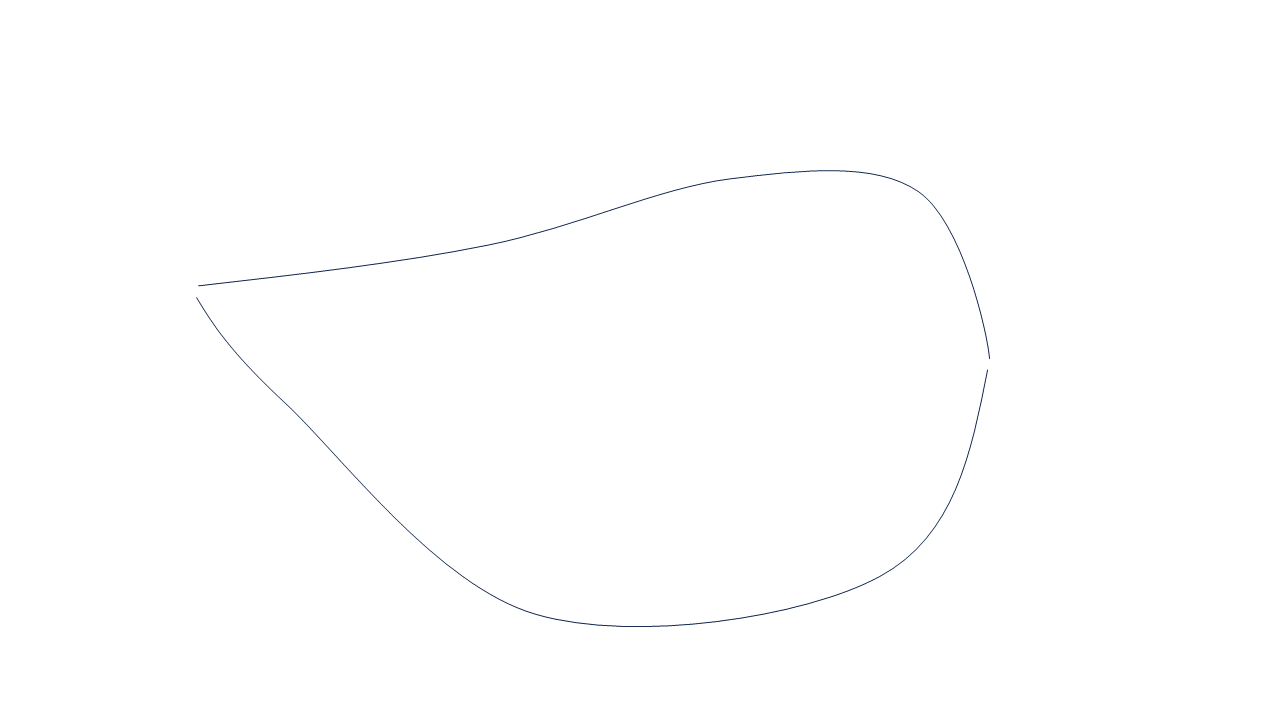
#> input picture smartair/algos/IL/pic2data/data/attack_cone.png, 1280 x 720 px, found by its file name
$ python attack.py   (older library calls are emulated)
#> lines starting #> are read from the running program, lines starting #| are printed output that depends on the picture; after the words box and inside, x2 and y2 are one past the last pixel; in counts of white or black regions, pixels touching at a corner belong together
### smartair/algos/IL/pic2data/method.py
import copy

import cv2
import numpy as np
from os.path import join


def get_line(head_, img_, spanning: int):
    """
    get the head and return a vector sequence
    :param head_:
    :param img_:
    :param spanning:
    :return:
    """
    # reshape
    head_ = head_.reshape(-1)
    line_ = [head_]
    while True:
        # get neighborhood
        up_, left_ = max(head_[0] - spanning, 0), max(head_[1] - spanning, 0)
        down_, right_ = min(head_[0] + spanning, np.shape(img_)[0]) + 1, min(head_[1] + spanning, np.shape(img_)[1]) + 1
        nei = copy.deepcopy(img_[up_:down_, left_:right_])
        relative_l, relative_h = head_[1]-left_, head_[0]-up_
        nei[1:-1, 1:-1] = 0
        non_zero_nei = np.array(np.nonzero(nei)).T
        if np.all(nei == 0):
            # clear history
            img_[up_:down_, left_:right_] = 0
            break
        next_head = np.array(np.mean(non_zero_nei, axis=0), dtype=np.int)
        next_head = next_head.reshape(-1) - np.array([relative_h, relative_l]) + head_
        # clear history
        img_[up_:down_, left_:right_] = 0
        line_.append(next_head)
        head_ = next_head
    return line_, img_

### smartair/algos/IL/pic2data/attack.py
import cv2
import numpy as np
from os.path import join
from method import get_line

path = '/ImitateLearning/create_route_cone/data'
name = 'attack_cone.png'
save_name = 'result_' + name

# hyperparameter
spanning = 4
axis_min = 1  # 0->x 1->y
# read png
img = cv2.imread(join(path, name), 0)
#> img: shape (720, 1280); min 46, max 255, mean 254.6
# inverse
img = 255 - img
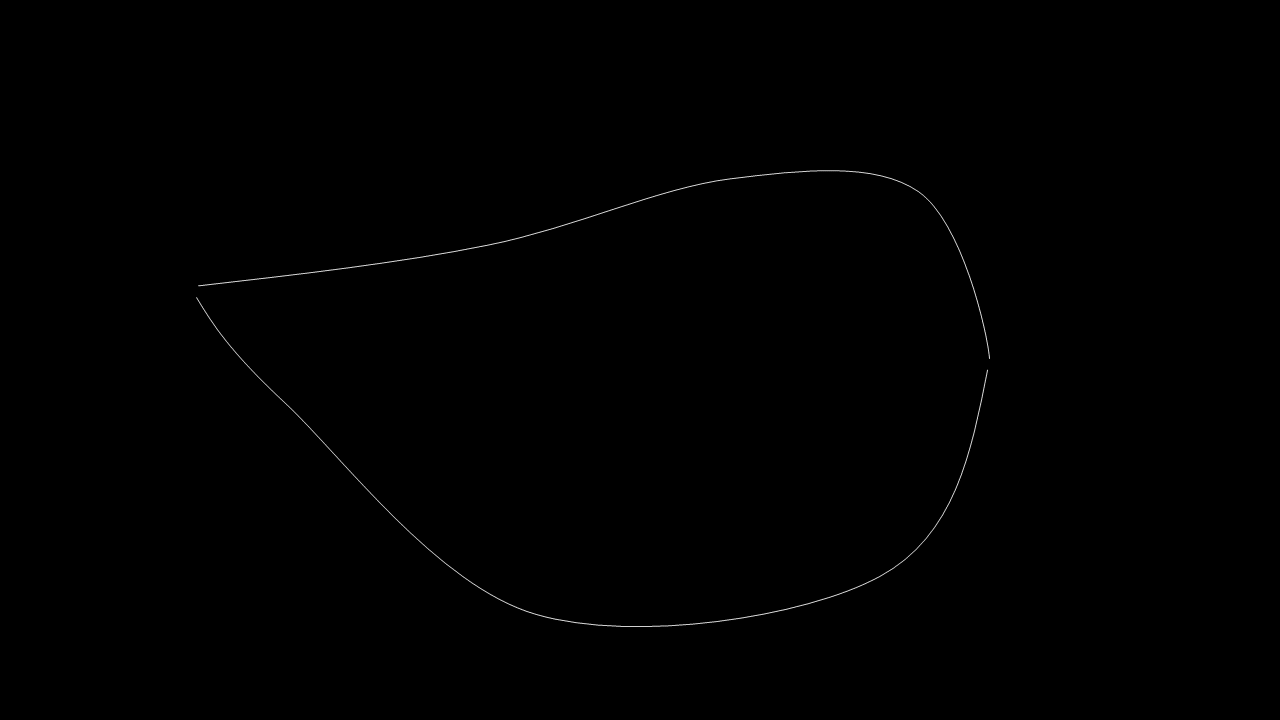
#> img: shape (720, 1280); min 0, max 209, mean 0.4
# binary
thresh, img = cv2.threshold(img, 20, 255, cv2.THRESH_BINARY)
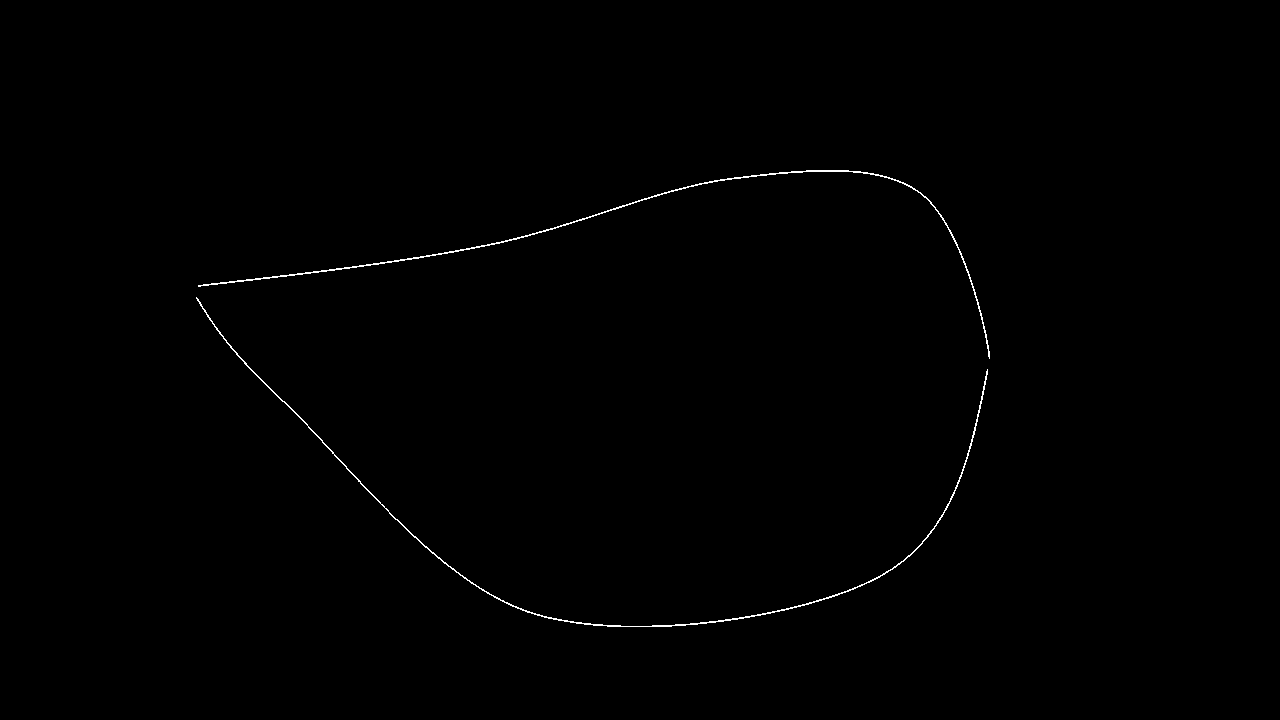
#> img: shape (720, 1280); 0.35% white in thin lines or dots, all inside (x1, y1, x2, y2) = (196, 170, 990, 627)
non_zero = np.array(np.nonzero(img)).T
#> non_zero = 3246 pairs, first value 170 to 626, second value 196 to 989
img_return = np.zeros_like(img) + 255

lines_list = []

max_len = np.shape(img)[0]
#> max_len = 720

while np.shape(non_zero)[0] != 0:

    ori_min = np.min(non_zero[:, axis_min])
    if ori_min is None:
        break
    ori_min_index = np.array(np.where(non_zero[:, axis_min] == ori_min)).reshape(-1)
    ori_index = non_zero[ori_min_index[0], :]
    # get line
    line, img = get_line(ori_index, img, spanning)
    line = np.array(line).reshape(-1, 2)
    line[:, 0] = max_len - line[:, 0]
    lines_list.append(line)
    for index_ in line:
        state = tuple(index_.tolist())
        img_return[state] = 0
    non_zero = np.array(np.nonzero(img)).T

    test1 = 1
#> this loop made 2 passes
#> (ori_min, ori_min_index) on passes 1 to 2: (196, [1464, 1467]), (198, [1430, 1442])
#> pass 1, `line, img = get_line(ori_index, img, spanning)`:
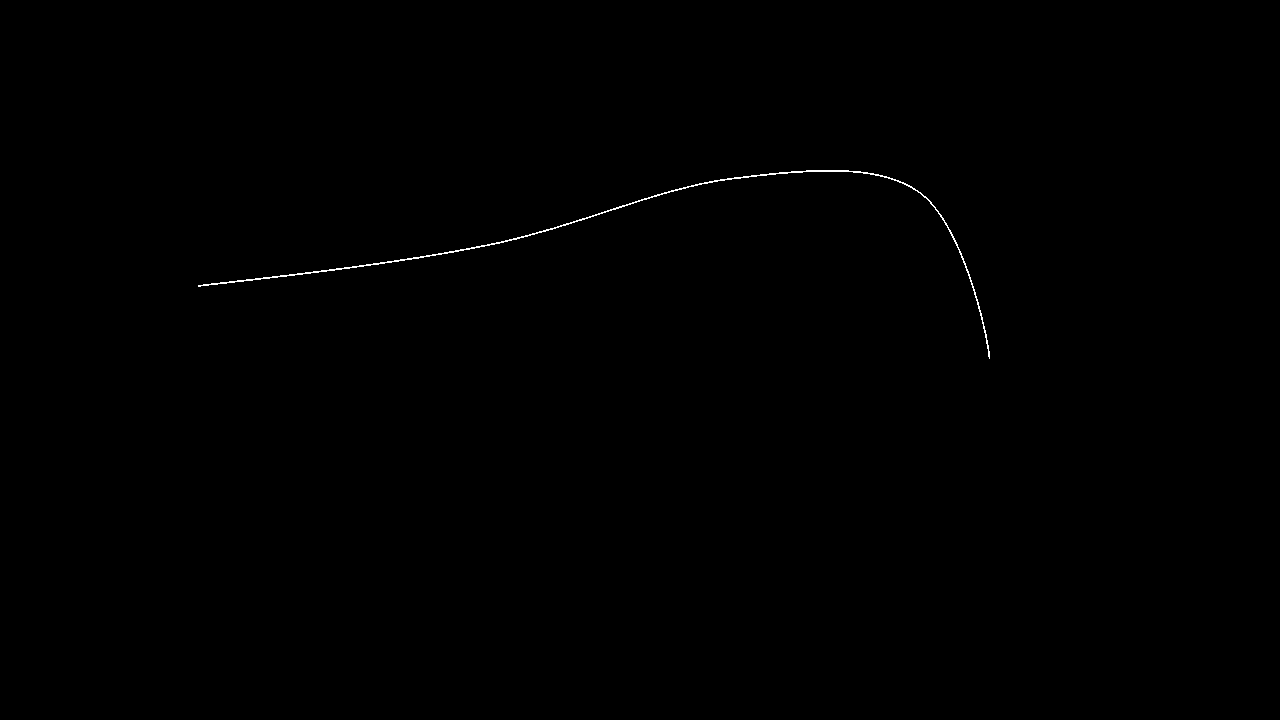
#> img: shape (720, 1280); 0.17% white in thin lines or dots, all inside (x1, y1, x2, y2) = (198, 170, 990, 359)
#> after the loop:
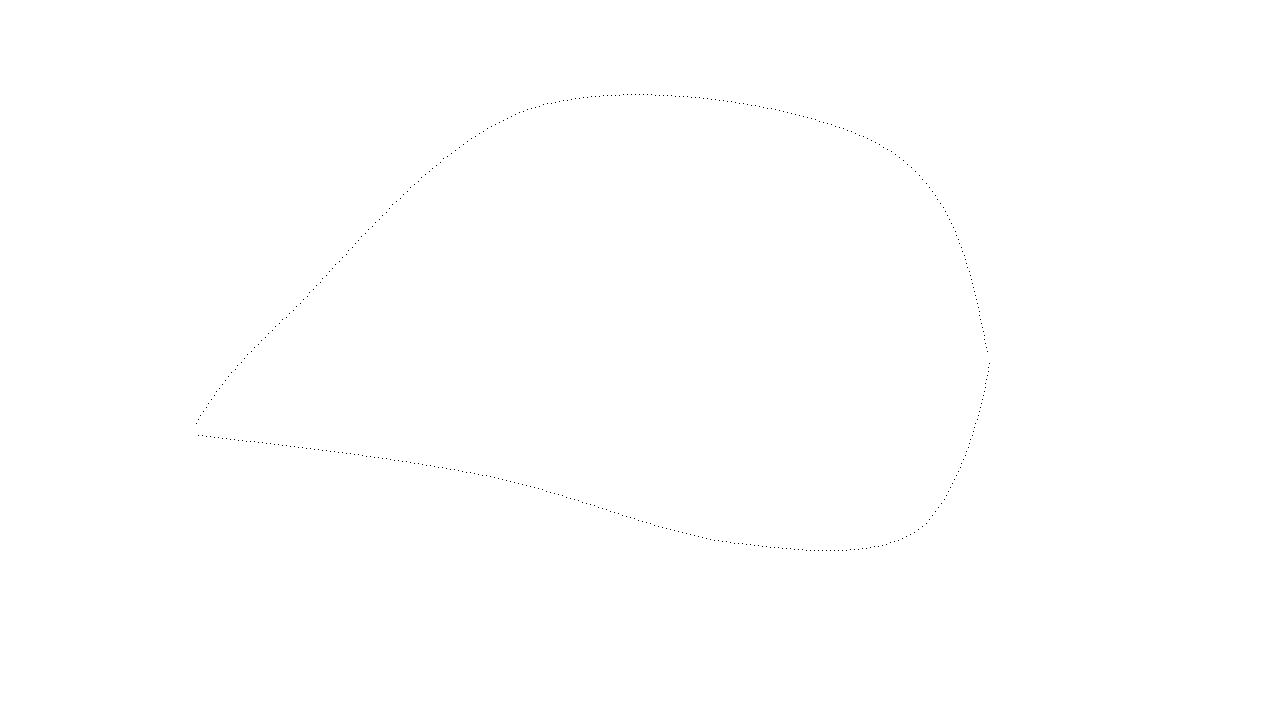
#> img_return: shape (720, 1280); 99.9% white; black in thin lines or dots, all inside (x1, y1, x2, y2) = (196, 94, 990, 551)
#> after the loop, lines_list = 2 items

# lines_list = np.array(lines_list)
#> (the run stopped early here; a loop or call above may not have finished)

$ run again, with smartair/algos/IL/pic2data/data/guard_cone.png copied over smartair/algos/IL/pic2data/data/attack_cone.png
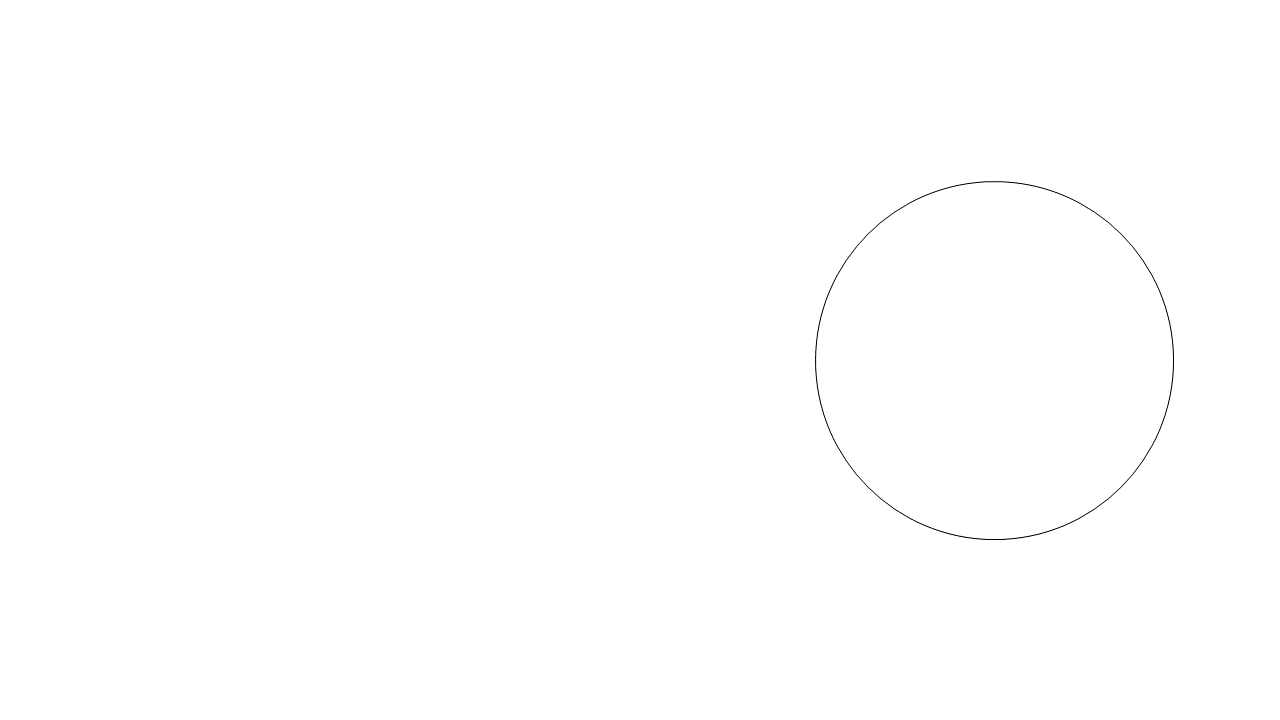
#> input picture smartair/algos/IL/pic2data/data/guard_cone.png, 1280 x 720 px, found by its file name
#> img is the input picture: shape (720, 1280); min 0, max 255, mean 254.7
#> `img = 255 - img`:
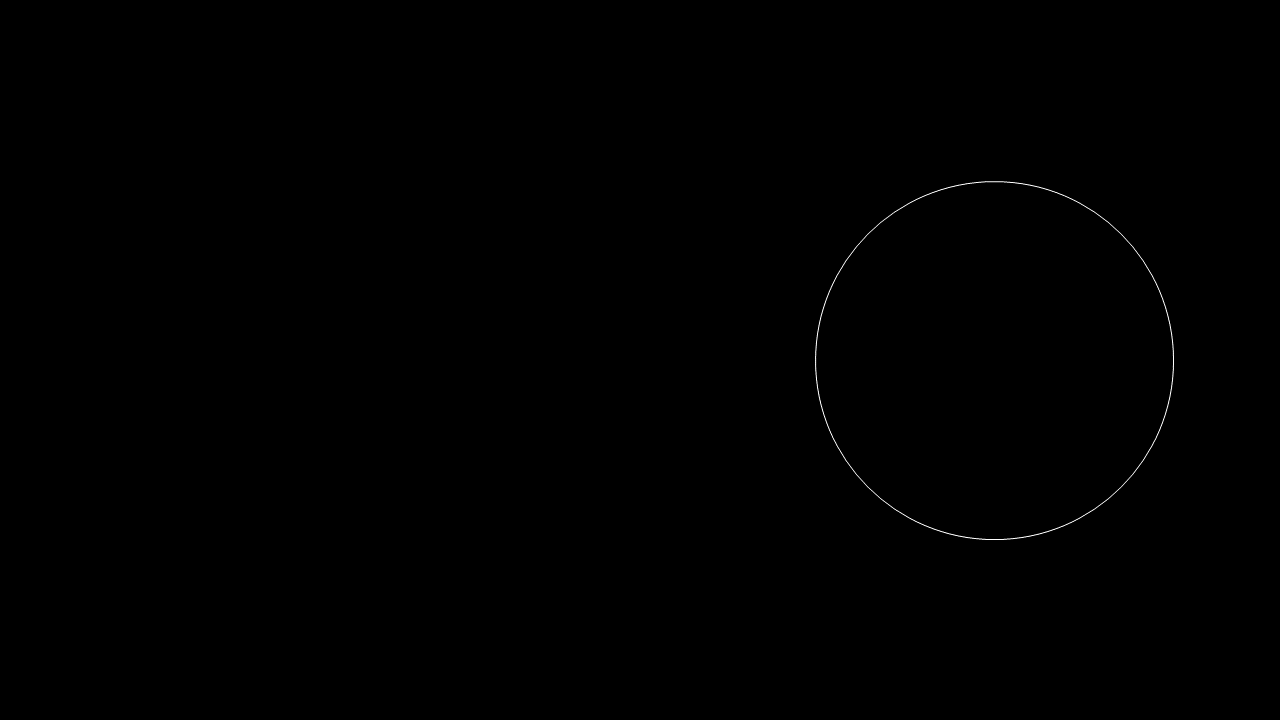
#> img: shape (720, 1280); min 0, max 255, mean 0.3
#> `thresh, img = cv2.threshold(img, 20, 255, cv2.THRESH_BINARY)`:
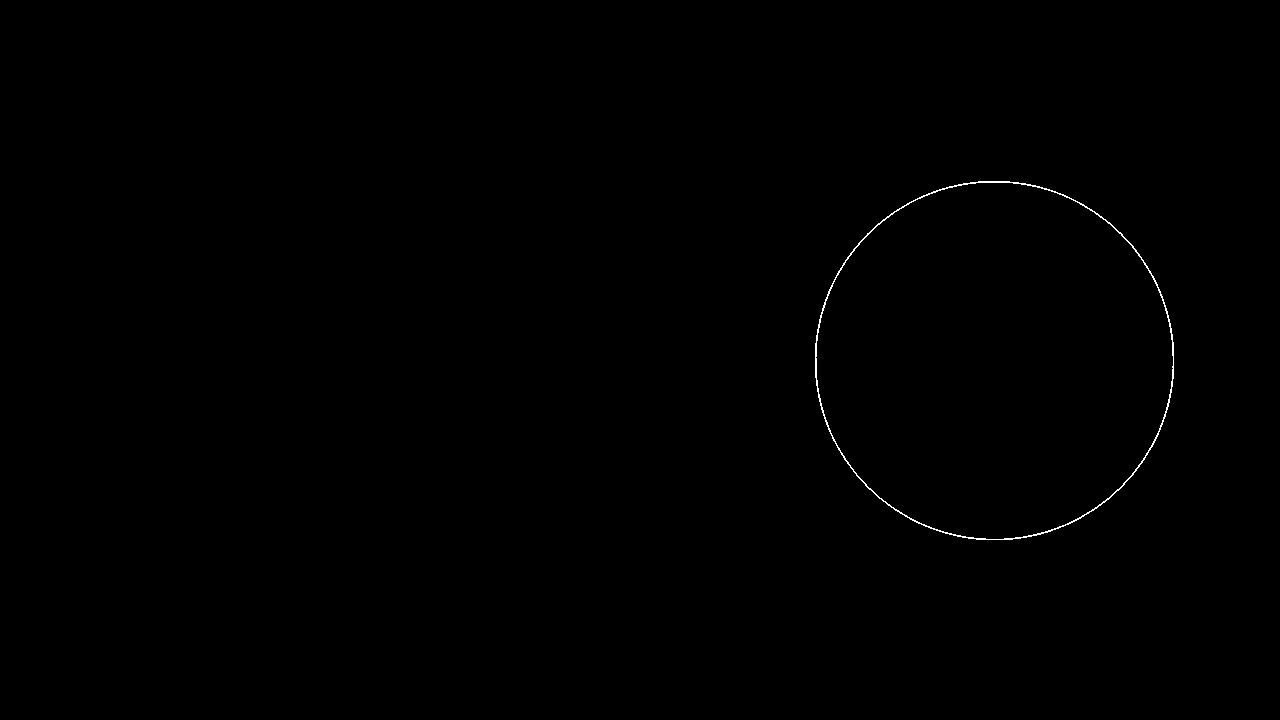
#> img: shape (720, 1280); 0.2% white in thin lines or dots, all inside (x1, y1, x2, y2) = (815, 181, 1174, 540)
#> non_zero = 1843 pairs, first value 181 to 539, second value 815 to 1173
#> the loop `while np.shape(non_zero)[0] != 0: ` made 2 passes
#> ori_min on pass 1: 815
#> after the loop `while np.shape(non_zero)[0] != 0:`: lines_list = 2 items
